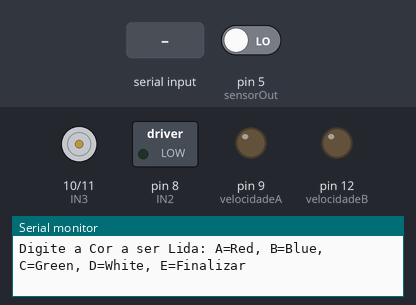
Recording of a sketch running on a simulated Arduino Uno, built with avr-gcc and run on an emulated ATmega328P. Parts: motor-driver pin pairs drawn as motors (green arrow = first pin HIGH = forward, orange = second pin HIGH = backward, longer = more drive), switched loads named in the sketch (green lamp = pin HIGH), output pins drawn as LEDs (lit = HIGH), the last lines printed to the serial monitor. The inputs (shaded band) are chosen by the test bench; at power-on: pin 5 (sensorOut) LOW. Pins used as bus, display or sensor lines are not drawn.

Above: at 0.8 s.
0.9 s: "E" received over Serial
At 2.5 s:
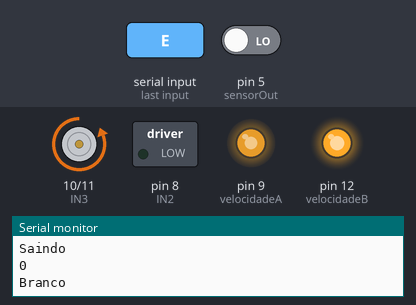
Timing chart, 0 to 4.0 s (numbered marks = the images above; inputs shaded):
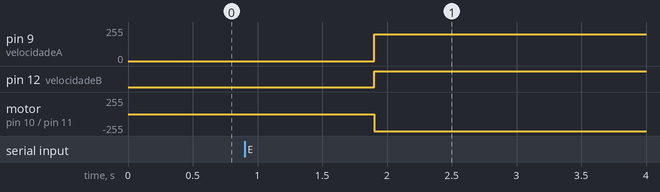

Measured:
- after the input at 0.9 s, pin 9 (velocidadeA): 0/255 → 200/255 after 1.0 s; pin 12 (velocidadeB): LOW → HIGH after 1.0 s; motor on pin 10 (IN3) / pin 11 (IN4): stopped → backward 255/255 after 1.0 s

The sketch:

CarWithColor.ino
```cpp
/*
   Cores:
   Branco -> padrão (150)
   Vermelho -> para por 5 segundos e depois anda 2 segundos
   Verde -> velocidade máxima (255)
   Azul -> velocidade mínima (50)
   Preto -> encerra a corrida
*/

#define S0 7
#define S1 6
#define S2 3
#define S3 4
#define sensorOut 5
bool stringComplete = false;
String inputString = "";

int azul = 0;
int branco = 0;
int vermelho = 0;
int verde = 0;
int preto = 0;

int frequency = 0;
int cont = 0;

//Motor_A
int IN1 = 7;
int IN2 = 8;
int velocidadeA = 9;

//Motor_B
int IN3 = 10;
int IN4 = 11;
int velocidadeB = 12;

//Variavel auxiliar
int velocidade = 0;

void calibraSensor() {
  char inChar = 'T';
  inputString = "";

  while (inChar != 'E') {
    inChar = 'T';
    stringComplete = false;

    Serial.println("Digite a Cor a ser Lida: A=Red, B=Blue, C=Green, D=White, E=Finalizar");

    while (!stringComplete) {
      while (Serial.available()) {
        inChar = (char)Serial.read();
        Serial.println(inChar);

        inputString += inChar;
        if (inChar != ' ') {
          stringComplete = true;
          break;
        }
      }
    }

    switch (inChar) {
      case 'A':
        Serial.println("Lendo Red");
        digitalWrite(S2, LOW);
        digitalWrite(S3, HIGH);
        // Reading the output frequency
        frequency = pulseIn(sensorOut, LOW);
        vermelho = frequency + 5;
        Serial.println(vermelho);
        break;
      case 'B':
        Serial.println("Lendo Blue");
        digitalWrite(S2, LOW);
        digitalWrite(S3, HIGH);
        // Reading the output frequency
        frequency = pulseIn(sensorOut, LOW);
        azul = frequency + 5;
        Serial.println(azul);
        break;
      case 'C':
        Serial.println("Lendo Green");
        digitalWrite(S2, LOW);
        digitalWrite(S3, HIGH);
        // Reading the output frequency
        frequency = pulseIn(sensorOut, LOW);
        verde = frequency + 5;
        Serial.println(verde);
        break;
      case 'D':
        Serial.println("Lendo White");
        digitalWrite(S2, LOW);
        digitalWrite(S3, HIGH);
        // Reading the output frequency
        frequency = pulseIn(sensorOut, LOW);
        branco = frequency + 5;
        Serial.println(branco);
        break;
      case 'E':
        Serial.println("Saindo");
        break;
    }

  }

}

void ligarM(int vel) {

    //Sentido 2
    digitalWrite(IN1, HIGH);
    digitalWrite(IN2, LOW);

    //Sentido 2
    digitalWrite(IN3, LOW);
    digitalWrite(IN4, HIGH);

    analogWrite(velocidadeA, vel);
    analogWrite(velocidadeB, vel);

    delay(500);

}

//Inicializa Pinos
void setup() {

  pinMode(S0, OUTPUT);
  pinMode(S1, OUTPUT);
  pinMode(S2, OUTPUT);
  pinMode(S3, OUTPUT);
  pinMode(sensorOut, INPUT);
  Serial.begin(9600);

  //Setting frequency-scaling to 20%
  digitalWrite(S0, HIGH);
  digitalWrite(S1, LOW);

  pinMode(IN1, OUTPUT);
  pinMode(IN2, OUTPUT);
  pinMode(IN3, OUTPUT);
  pinMode(IN4, OUTPUT);
  pinMode(velocidadeA, OUTPUT);
  pinMode(velocidadeB, OUTPUT);

  calibraSensor();

}

void loop() {

  digitalWrite(S2, LOW);
  digitalWrite(S3, HIGH);
  // Reading the output frequency
  frequency = pulseIn(sensorOut, LOW);
  Serial.println(frequency);

  if (frequency <= branco) {
    Serial.println("Branco");
    ligarM(200);
  } else if (frequency <= azul) {
    Serial.println("Blue");
    ligarM(150);
  } else if (frequency <= vermelho) {
    Serial.println("Red");
    ligarM(0);
    delay(4500);
    ligarM(200);
  } else if (frequency <= verde) {
    Serial.println("Green");
    ligarM(255);
  } else {
    Serial.println("Black");
    ligarM(0);
  }

}
```
